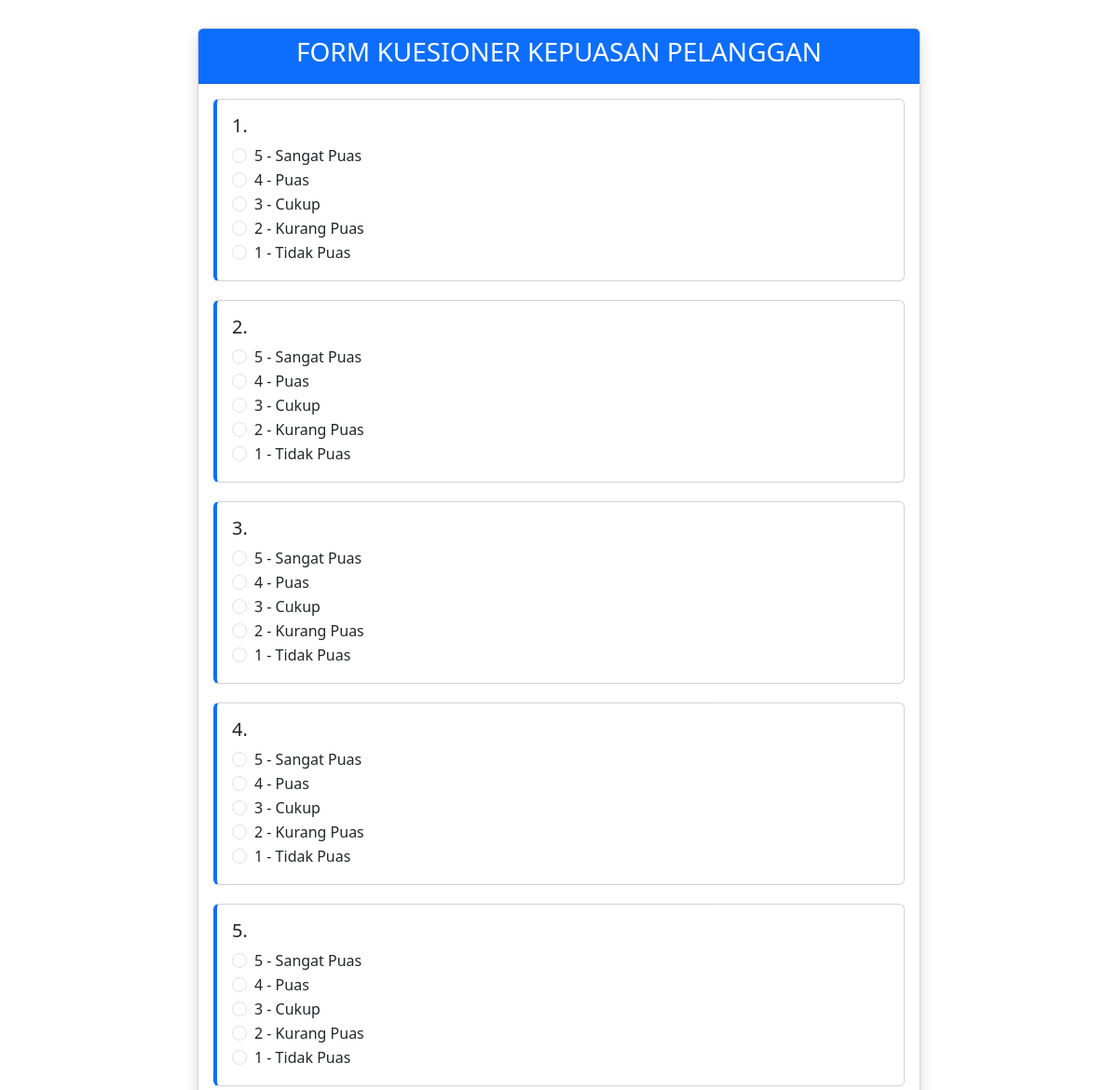
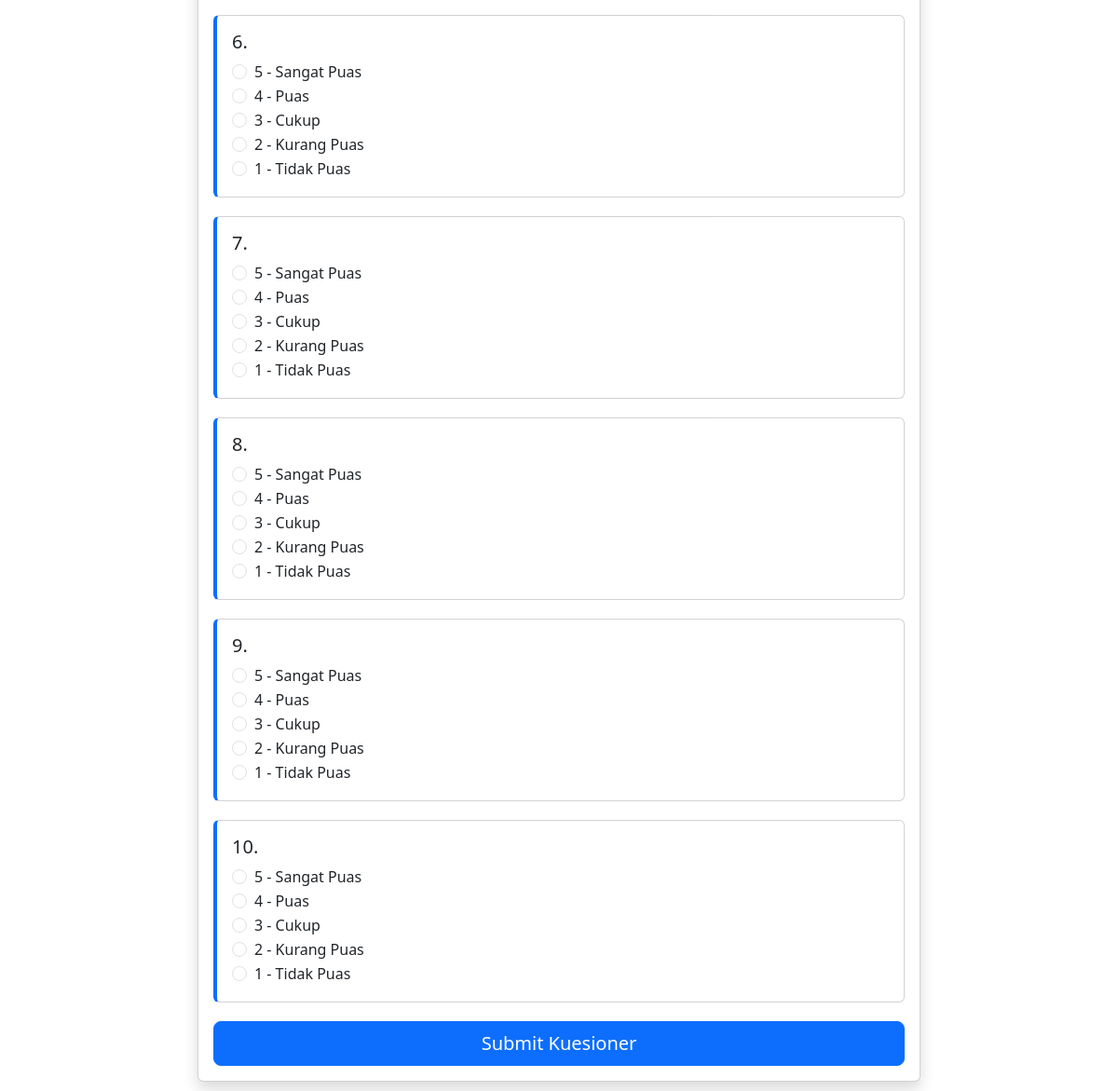
Screenshot of /kuisioner/index.php with the database file from the repository (2 pictures, top to bottom).
### tables this page shows
CREATE TABLE `pertanyaan` (
  `id` int NOT NULL AUTO_INCREMENT,
  `no_urut` int NOT NULL,
  `pertanyaan` text NOT NULL,
  PRIMARY KEY (`id`),
  UNIQUE KEY `no_urut` (`no_urut`)
);

### kuisioner/config.php (called while the page is built, shortened)
<?php
$host = 'localhost:3307';
$username = 'root';
$password = 'root';
$database = 'tedi_kuisioner';
$conn = mysqli_connect($host, $username, $password, $database);
function query($sql) {
    global $conn;
    $result = mysqli_query($conn, $sql);
    $rows = [];
    while ($row = mysqli_fetch_assoc($result)) {
        $rows[] = $row;
    }
    return $rows;
}
?>

### kuisioner/index.php (the view, shortened to what this page needs)
<?php
require 'config.php';
$pertanyaan = query("SELECT * FROM pertanyaan");
?>
<!DOCTYPE html>
<html lang="id">
<head>
    <link href="https://cdn.jsdelivr.net/npm/bootstrap@5.3.0/dist/css/bootstrap.min.css" rel="stylesheet">
</head>
<body>
    <div class="container form-container">
        <div class="card shadow">
            <div class="card-header bg-primary text-white">
                <h3 class="text-center">FORM KUESIONER KEPUASAN PELANGGAN</h3>
            </div>
            <div class="card-body">
                <form action="proses.php" method="post">
                    <?php foreach($pertanyaan as $p): ?>
                    <div class="card question-card">
                        <div class="card-body">
                            <h5 class="card-title"><?= $p['id'] ?>. <?= $p['text'] ?></h5>
                            <div class="form-check">
                                <input class="form-check-input" type="radio" name="jawaban[<?= $p['id'] ?>]" value="5" id="q<?= $p['id'] ?>_5" required>
                                <label class="form-check-label" for="q<?= $p['id'] ?>_5">5 - Sangat Puas</label>
                            </div>
                            <div class="form-check">
                                <input class="form-check-input" type="radio" name="jawaban[<?= $p['id'] ?>]" value="4" id="q<?= $p['id'] ?>_4">
                                <label class="form-check-label" for="q<?= $p['id'] ?>_4">4 - Puas</label>
                            </div>
                            <div class="form-check">
                                <input class="form-check-input" type="radio" name="jawaban[<?= $p['id'] ?>]" value="3" id="q<?= $p['id'] ?>_3">
                                <label class="form-check-label" for="q<?= $p['id'] ?>_3">3 - Cukup</label>
                            </div>
                            <div class="form-check">
                                <input class="form-check-input" type="radio" name="jawaban[<?= $p['id'] ?>]" value="2" id="q<?= $p['id'] ?>_2">
                                <label class="form-check-label" for="q<?= $p['id'] ?>_2">2 - Kurang Puas</label>
                            </div>
                            <div class="form-check">
                                <input class="form-check-input" type="radio" name="jawaban[<?= $p['id'] ?>]" value="1" id="q<?= $p['id'] ?>_1">
                                <label class="form-check-label" for="q<?= $p['id'] ?>_1">1 - Tidak Puas</label>
                            </div>
                        </div>
                    </div>
                    <?php endforeach; ?>
                    <button type="submit" class="btn btn-primary btn-lg w-100">Submit Kuesioner</button>
                </form>
            </div>
        </div>
    </div>
</body>
</html>

### kuisioner/index.php (style rules this page uses)
.question-card { margin-bottom: 20px; border-left: 4px solid #0d6efd; }
.form-container { max-width: 800px; margin: 30px auto; }

### rows the page displays
pertanyaan: id "1"
pertanyaan: id "2"
pertanyaan: id "3"
pertanyaan: id "4"
pertanyaan: id "5"
pertanyaan: id "6"
pertanyaan: id "7"
pertanyaan: id "8"
pertanyaan: id "9"
pertanyaan: id "10"
